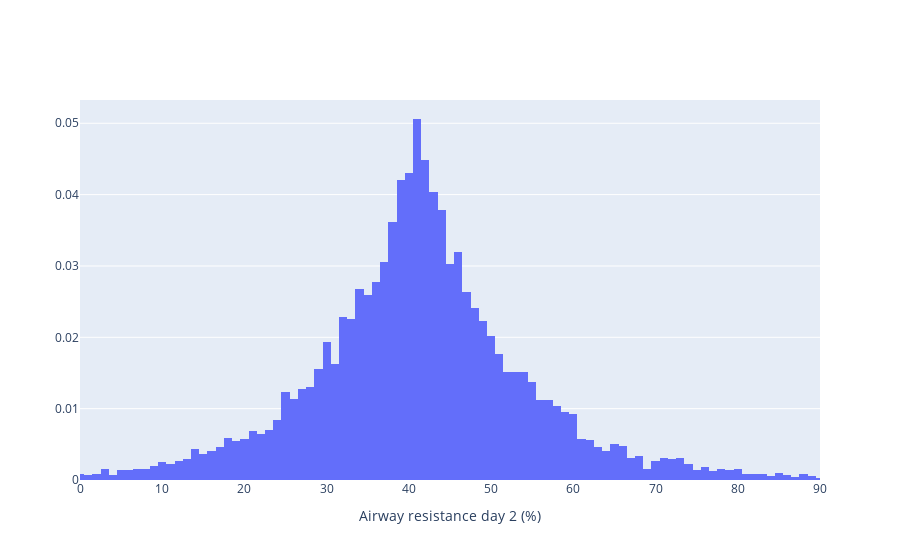

Here is the notebook cell this chart was saved with:
### Markdown cell above
## Uniform + laplace dist convolution validatoin

### Code cell
def PDF_laplace(x, mu, s):
    return 1 / (2 * s) * np.exp(-np.abs(x - mu) / s)


def sampler_uniform_x_laplace(n, a, b, s):
    """
    X's bin follows U(a, b)
    Y follows Laplace(mu=AR1, s=s)
    """
    X_samples = np.random.uniform(a, b, n)
    for i in range(n):
        Y_samples = np.random.laplace(X_samples, s)
    return X_samples, Y_samples


n=10000
ar_down, ar_up = AR1.get_bins_arr()[20]
shape = 10
AR1_samples, AR2_samples = sampler_uniform_x_laplace(n, ar_down, ar_up, shape)

# Create plot histogram plot for AR2 samples using go figure
fig = go.Figure()
fig.add_trace(go.Histogram(x=AR2_samples, histnorm="probability density"))
# Limit the x-axis to the range of AR2
fig.update_xaxes(range=[AR2.a, AR2.b], title="Airway resistance day 2 (%)")
fig.show()

### Figure 1 — Plotly figure (JSON) as saved in the notebook; plotly's stock layout.template omitted (floating-point values rounded to 4 significant figures; data arrays with more than 128 entries replaced by an {"elided": "..."} marker saying what was removed)
{"data": [{"histnorm": "probability density", "type": "histogram", "x": {"elided": "10000 float values"}}], "layout": {"xaxis": {"range": [0, 90], "title": {"text": "Airway resistance day 2 (%)"}}}}
